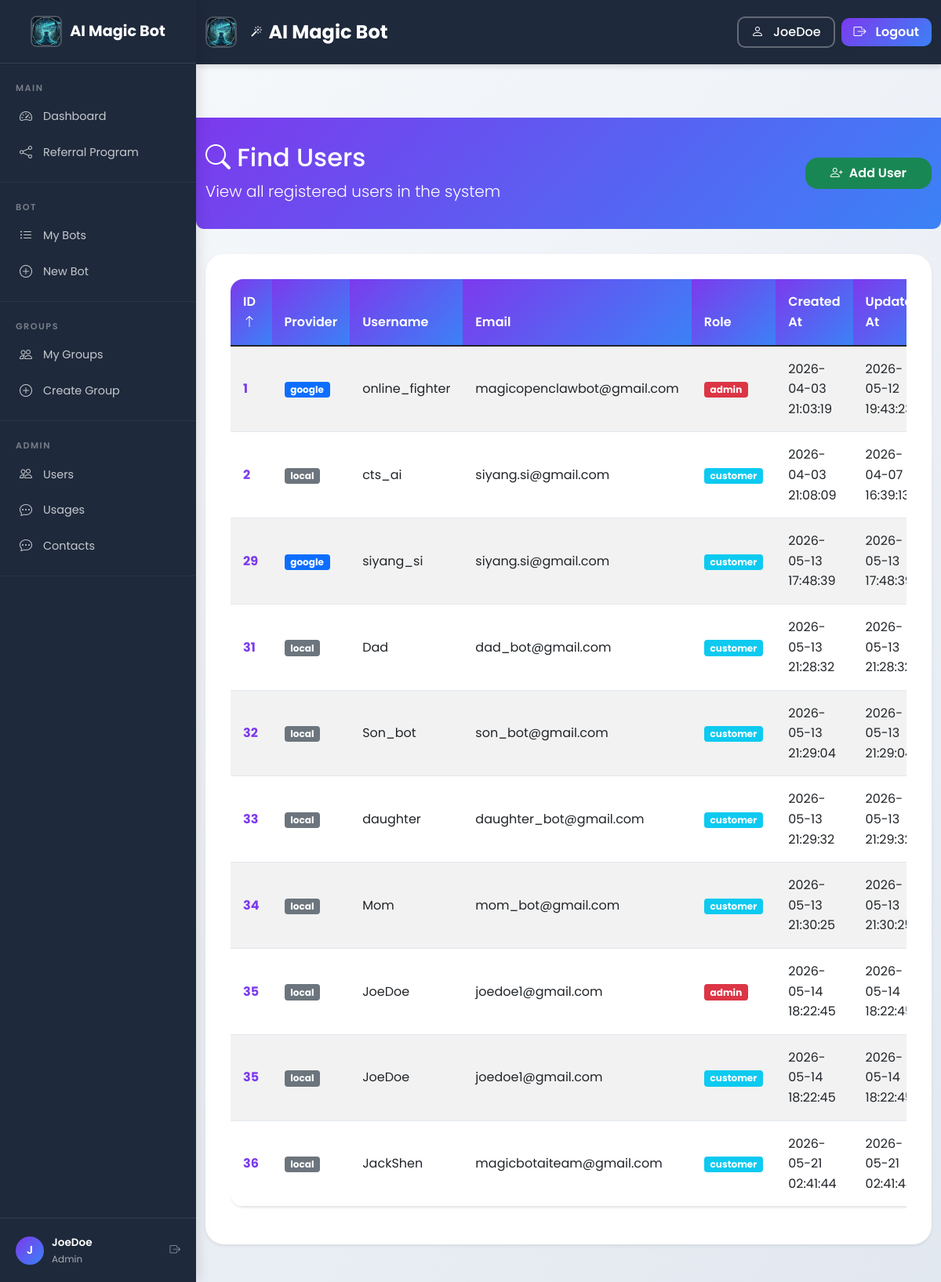
/users (signed in), run on the app's committed database.
### tables this page shows
CREATE TABLE users (
            id INTEGER PRIMARY KEY AUTOINCREMENT,
            provider TEXT NOT NULL DEFAULT 'local',
            provider_id TEXT UNIQUE,
            username TEXT NOT NULL UNIQUE,
            email TEXT,
            password_hash TEXT,
            created_at TIMESTAMP DEFAULT CURRENT_TIMESTAMP,
            updated_at TIMESTAMP DEFAULT CURRENT_TIMESTAMP
        , referral_credits INTEGER DEFAULT 0, referral_badge TEXT DEFAULT NULL);

### app_complete_with_groups.py (the view)
@app.route("/users")
@login_required
@admin_required_route
def users_list():
    page = request.args.get('page', 1, type=int)
    sort_by = request.args.get('sort_by', 'id')
    sort_order = request.args.get('sort_order', 'asc')
    valid_sort_columns = ['id', 'username', 'email', 'created_at', 'updated_at']
    if sort_by not in valid_sort_columns:
        sort_by = 'id'
    if sort_order not in ['asc', 'desc']:
        sort_order = 'asc'
    per_page = 20
    offset = (page - 1) * per_page
    conn = get_db_connection()
    total_count = conn.execute("SELECT COUNT(*) as count FROM users").fetchone()['count']
    total_pages = (total_count + per_page - 1) // per_page
    order_clause = f"u.{sort_by} {sort_order}"
    query = f"""
        SELECT u.*, COALESCE(r.name, 'customer') as user_role
        FROM users u
        LEFT JOIN user_roles ur ON u.id = ur.user_id
        LEFT JOIN roles r ON ur.role_id = r.id
        ORDER BY {order_clause}
        LIMIT ? OFFSET ?
    """
    users = conn.execute(query, (per_page, offset)).fetchall()
    conn.close()
    return render_template(
        "users.html",
        users=users,
        username=session.get("username"),
        role=session.get("role"),
        page=page,
        total_pages=total_pages,
        total_count=total_count,
        sort_by=sort_by,
        sort_order=sort_order
    )

### app_complete_with_groups.py (called while the page is built)
@app.context_processor
def inject_random_background():
    import random
    background_images = [
        '/static/AI_IMG1.jpeg',
        '/static/AI_IMG_2.jpeg',
        '/static/AI_IMG_3.jpeg',
        '/static/AI_IMG_4.jpeg'
    ]
    random_bg = random.choice(background_images)
    return {
        'random_background': random_bg,
        'all_backgrounds': background_images,
        'is_admin': session.get('role') == 'admin'
    }

def admin_required_route(f):
    from functools import wraps
    @wraps(f)
    def decorated_function(*args, **kwargs):
        if session.get('role', 'customer') != 'admin':
            flash("Admin privileges required to access this page.", "error")
            return redirect(url_for('index'))
        return f(*args, **kwargs)
    return decorated_function

    def __call__(self, environ, start_response):
        environ['wsgi.url_scheme'] = 'https'
        return super().__call__(environ, start_response)

### group_collaboration_ui.py (called while the page is built)
def get_db_connection():
    max_retries = 3
    retry_delay = 0.1  # seconds
    for attempt in range(max_retries):
        try:
            conn = sqlite3.connect(DB_FILENAME, timeout=10)
            conn.row_factory = sqlite3.Row
            conn.execute("PRAGMA journal_mode=WAL")
            conn.execute("PRAGMA busy_timeout = 5000")
            return conn
        except sqlite3.OperationalError as e:
            if "locked" in str(e).lower() and attempt < max_retries - 1:
                import time
                time.sleep(retry_delay * (attempt + 1))  # Exponential backoff
                continue
            raise
    raise sqlite3.OperationalError("Failed to connect to database after retries")

def login_required(f):
    @wraps(f)
    def decorated_function(*args, **kwargs):
        if "user_id" not in session:
            flash("Please log in to access this page.", "error")
            return redirect(url_for("signin_local"))
        return f(*args, **kwargs)
    return decorated_function

### templates/users.html (shortened to what this page needs)
<!DOCTYPE html>
<html lang="en">
<head>
    <link href="https://cdn.jsdelivr.net/npm/bootstrap@5.1.3/dist/css/bootstrap.min.css" rel="stylesheet">
    <link rel="stylesheet" href="{{ url_for('static', filename='css/shared.css') }}">
    <link rel="stylesheet" href="https://cdn.jsdelivr.net/npm/bootstrap-icons@1.8.1/font/bootstrap-icons.css">
</head>
<body class="sidebar-layout">
    {% with active_page='users' %}
    {% include '_sidebar.html' %}
<div class="sidebar-content">
    {% endwith %}
    <div class="page-header">
        <div class="container">
            <div class="d-flex justify-content-between align-items-center">
                <div>
                    <h2><i class="bi bi-search"></i> Find Users</h2>
                    <p class="lead mb-0">View all registered users in the system</p>
                </div>
                <div>
                    <a href="/users/add" class="btn btn-success">
                        <i class="bi bi-person-plus"></i> Add User
                    </a>
                </div>
            </div>
        </div>
    </div>
    <div class="container mb-5">
        <div class="card shadow-sm">
            <div class="card-body">
                <div class="table-responsive">
                    <table class="table table-hover table-striped">
                        <thead class="table-dark">
                            <tr>
                                <th>
                                    <a href="?sort_by=id&sort_order={{ 'desc' if sort_by == 'id' and sort_order == 'asc' else 'asc' }}" class="text-white text-decoration-none">
                                        ID
                                        {% if sort_by == 'id' %}
                                            <i class="bi bi-arrow-{{ 'up' if sort_order == 'asc' else 'down' }}"></i>
                                        {% endif %}
                                    </a>
                                </th>
                                <th>Provider</th>
                                <th>
                                    <a href="?sort_by=username&sort_order={{ 'desc' if sort_by == 'username' and sort_order == 'asc' else 'asc' }}" class="text-white text-decoration-none">
                                        Username
                                    </a>
                                </th>
                                <th>Email</th>
                                <th>Role</th>
                                <th>
                                    <a href="?sort_by=created_at&sort_order={{ 'desc' if sort_by == 'created_at' and sort_order == 'asc' else 'asc' }}" class="text-white text-decoration-none">
                                        Created At
                                    </a>
                                </th>
                                <th>
                                    <a href="?sort_by=updated_at&sort_order={{ 'desc' if sort_by == 'updated_at' and sort_order == 'asc' else 'asc' }}" class="text-white text-decoration-none">
                                        Updated At
                                    </a>
                                </th>
                            </tr>
                        </thead>
                        <tbody>
                            {% for user in users %}
                            <tr>
                                <td><a href="/users/{{ user.id }}" class="fw-bold">{{ user.id }}</a></td>
                                <td><span class="badge bg-{{ 'primary' if user.provider == 'google' else 'secondary' }}">{{ user.provider }}</span></td>
                                <td>{{ user.username }}</td>
                                <td>{{ user.email or 'N/A' }}</td>
                                <td><span class="badge bg-{{ 'danger' if user.user_role == 'admin' else 'info' }}">{{ user.user_role }}</span></td>
                                <td>{{ user.created_at }}</td>
                                <td>{{ user.updated_at }}</td>
                            </tr>
                            {% endfor %}
                        </tbody>
                    </table>
                </div>
            </div>
        </div>
    </div>
</div>
</body>
</html>

### templates/_sidebar.html (shortened to what this page needs)
{% with active_page=active_page|default('') %}
{% include '_navbar.html' %}
{% endwith %}
<div class="sidebar" id="appSidebar">
    <div class="sidebar-brand">
        <a href="{{ url_for('landing') }}">
            <img src="{{ url_for('static', filename='Magic_Bot_AI.jpg') }}" alt="AI Magic Bot">
            AI Magic Bot
        </a>
    </div>
    <div class="sidebar-section">
        <div class="sidebar-section-title">Main</div>
        <a href="{{ url_for('index') }}" class="sidebar-item {% if active_page == 'dashboard' %}active{% endif %}">
            <i class="bi bi-speedometer2"></i> Dashboard
        </a>
        <a href="{{ url_for('referrer') }}" class="sidebar-item {% if active_page == 'referrer' %}active{% endif %}">
            <i class="bi bi-share"></i> Referral Program
        </a>
    </div>
    <div class="sidebar-section">
        <div class="sidebar-section-title">Bot</div>
        <a href="{{ url_for('my_bots') }}" class="sidebar-item {% if active_page == 'my_bots' %}active{% endif %}">
            <i class="bi bi-list-ul"></i> My Bots
        </a>
        <a href="{{ url_for('register_bot') }}" class="sidebar-item {% if active_page == 'register' %}active{% endif %}">
            <i class="bi bi-plus-circle"></i> New Bot
        </a>
    </div>
    <div class="sidebar-section">
        <div class="sidebar-section-title">Groups</div>
        <a href="/groups" class="sidebar-item">
            <i class="bi bi-people"></i> My Groups
        </a>
        <a href="/groups/create" class="sidebar-item">
            <i class="bi bi-plus-circle"></i> Create Group
        </a>
    </div>
    {% if role == 'admin' %}
    <div class="sidebar-section">
        <div class="sidebar-section-title">Admin</div>
        <a href="{{ url_for('find_users') }}" class="sidebar-item">
            <i class="bi bi-people"></i> Users
        </a>
        <a href="/usage" class="sidebar-item {% if active_page == 'usage' %}active{% endif %}">
            <i class="bi bi-chat-dots"></i> Usages
        </a>
        <a href="/admin/contacts" class="sidebar-item {% if active_page == 'admin_contacts' %}active{% endif %}">
            <i class="bi bi-chat-dots"></i> Contacts
        </a>
    </div>
    {% endif %}
    <div class="sidebar-footer">
        <div class="sidebar-user-info">
            <div class="avatar">
                {{ username[:1].upper() if username else 'U' }}
            </div>
            <div>
                <div class="user-name">{{ username }}</div>
                <div class="user-role">{{ role|title if role else 'User' }}</div>
            </div>
            <a href="{{ url_for('logout') }}" class="ms-auto text-white-50" title="Logout">
                <i class="bi bi-box-arrow-right"></i>
            </a>
        </div>
    </div>
</div>

### templates/_navbar.html (shortened to what this page needs)
<nav class="navbar navbar-expand-lg navbar-dark fixed-top">
    <div class="container">
        <a class="navbar-brand" href="{{ url_for('landing') }}">
            <img src="{{ url_for('static', filename='Magic_Bot_AI.jpg') }}" alt="AI Magic Bot"
                 style="width: 40px; height: 40px; border-radius: 10px; margin-right: 10px; border: 2px solid rgba(255, 255, 255, 0.2);">
            <i class="bi bi-magic"></i> AI Magic Bot
        </a>
        <div class="collapse navbar-collapse" id="navbarNav">
            <ul class="navbar-nav ms-auto align-items-center">
                <li class="nav-item ms-3">
                    <a href="{{ url_for('profile') }}" class="btn btn-outline-light" style="border-radius: 10px; padding: 6px 16px; font-weight: 500; border-width: 2px;">
                        <i class="bi bi-person me-1"></i> {{ username }}
                    </a>
                </li>
                <li class="nav-item ms-2">
                    <a href="{{ url_for('logout') }}" class="btn btn-primary" style="border-radius: 10px; padding: 6px 16px; font-weight: 600;">
                        <i class="bi bi-box-arrow-right me-1"></i> Logout
                    </a>
                </li>
            </ul>
        </div>
    </div>
</nav>
<div style="padding-top: 80px;"></div>

### data on the page
users: username "JoeDoe", id "35", provider "local", email "joedoe1@gmail.com", user_role "admin", created_at "2026-05-14 18:22:45", updated_at "2026-05-14…", user_role "customer"
users: id "1", provider "google", username "online_fighter", email "magicopenclawbot@gmail.com", user_role "admin", created_at "2026-04-03 21:03:19", updated_at "2026-05-12…"
users: id "2", provider "local", username "cts_ai", email "siyang.si@gmail.com", user_role "customer", created_at "2026-04-03 21:08:09", updated_at "2026-04-07…"
users: id "29", provider "google", username "siyang_si", email "siyang.si@gmail.com", user_role "customer", created_at "2026-05-13 17:48:39", updated_at "2026-05-13…"
users: id "31", provider "local", username "Dad", email "dad_bot@gmail.com", user_role "customer", created_at "2026-05-13 21:28:32", updated_at "2026-05-13…"
users: id "32", provider "local", username "Son_bot", email "son_bot@gmail.com", user_role "customer", created_at "2026-05-13 21:29:04", updated_at "2026-05-13…"
users: id "33", provider "local", username "daughter", email "daughter_bot@gmail.com", user_role "customer", created_at "2026-05-13 21:29:32", updated_at "2026-05-13…"
users: id "34", provider "local", username "Mom", email "mom_bot@gmail.com", user_role "customer", created_at "2026-05-13 21:30:25", updated_at "2026-05-13…"
users: id "36", provider "local", username "JackShen", email "magicbotaiteam@gmail.com", user_role "customer", created_at "2026-05-21 02:41:44", updated_at "2026-05-21…"

### other printed values
{{ username[:1].upper() if username else 'U' }} "J"
{{ role|title if role else 'User' }} "Admin"
